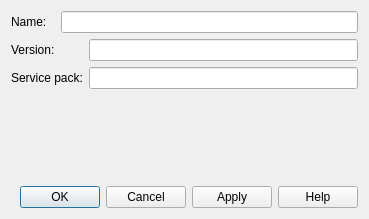
<?xml version="1.0" encoding="UTF-8"?>
<ui version="4.0">
 <class>OperationSystemWidget</class>
 <widget class="QWidget" name="OperationSystemWidget">
  <property name="geometry">
   <rect>
    <x>0</x>
    <y>0</y>
    <width>369</width>
    <height>219</height>
   </rect>
  </property>
  <property name="windowTitle">
   <string>Form</string>
  </property>
  <layout class="QGridLayout" name="gridLayout">
   <item row="0" column="0">
    <widget class="QLabel" name="nameLabel">
     <property name="text">
      <string>Name:</string>
     </property>
    </widget>
   </item>
   <item row="0" column="1" colspan="2">
    <widget class="QLineEdit" name="nameLineEdit"/>
   </item>
   <item row="1" column="0">
    <widget class="QLabel" name="versionLabel">
     <property name="text">
      <string>Version:</string>
     </property>
    </widget>
   </item>
   <item row="1" column="2">
    <widget class="QLineEdit" name="versionLineEdit"/>
   </item>
   <item row="2" column="0" colspan="2">
    <widget class="QLabel" name="servicePackLabel">
     <property name="text">
      <string>Service pack:</string>
     </property>
    </widget>
   </item>
   <item row="2" column="2">
    <widget class="QLineEdit" name="servicePackLineEdit">
     <property name="layoutDirection">
      <enum>Qt::LeftToRight</enum>
     </property>
    </widget>
   </item>
   <item row="3" column="0" colspan="3">
    <spacer name="verticalSpacer">
     <property name="orientation">
      <enum>Qt::Vertical</enum>
     </property>
     <property name="sizeHint" stdset="0">
      <size>
       <width>20</width>
       <height>279</height>
      </size>
     </property>
    </spacer>
   </item>
   <item row="4" column="0" colspan="3">
    <widget class="QDialogButtonBox" name="dialogButtonBox">
     <property name="standardButtons">
      <set>QDialogButtonBox::Apply|QDialogButtonBox::Cancel|QDialogButtonBox::Help|QDialogButtonBox::Ok</set>
     </property>
    </widget>
   </item>
  </layout>
 </widget>
 <resources/>
 <connections/>
</ui>
